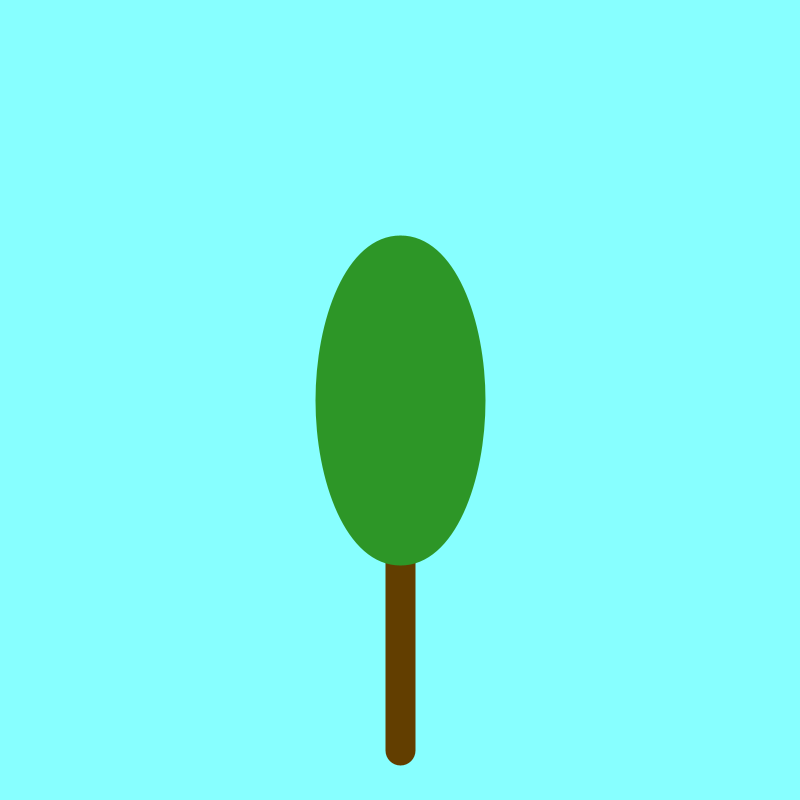
Frame 1 (no input)
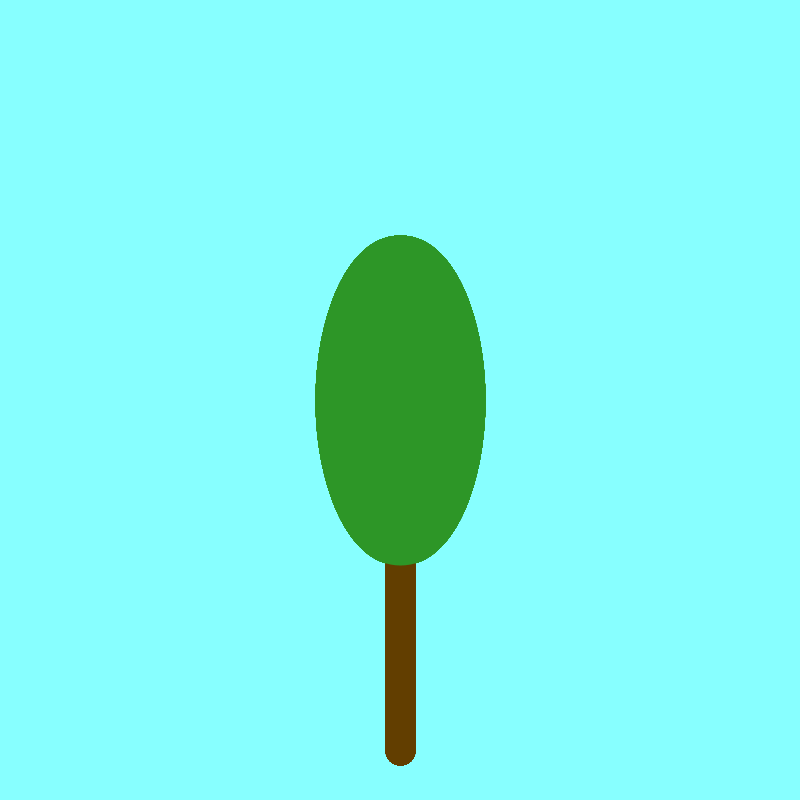
Frame 60 (the mouse pressed at the canvas centre just before this capture)
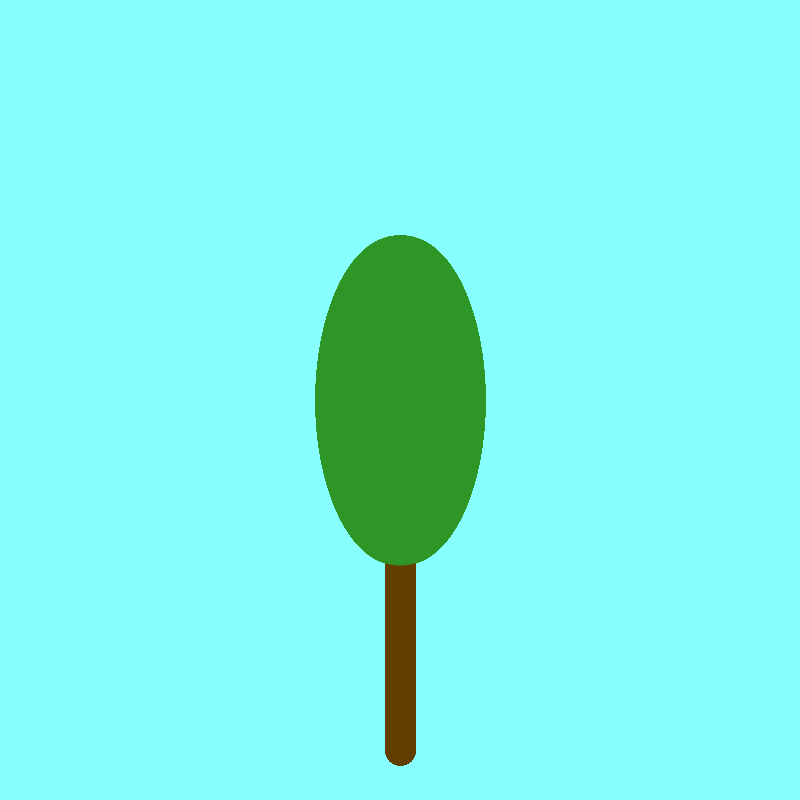
Frame 120 (the mouse held since frame 60 and released just before this capture)

The Processing sketch that drew these frames (run headless with seeded random() and noise(); from frame 60 on, the mouse is pressed at the canvas centre):

// Processing sketch: H09Opd9
// ── H09Opd9.pde
void setup (){
  size(800,800);
  background(135,255,255);
}

void tree(int x1,int y1,int y2){
 stroke(98,62,0);
 strokeWeight(30);
 line(x1,y1,x1,y2);
 fill(45,150,39);
 stroke(45,150,39);
 ellipse(400,400,140,300);
 
}

void draw(){
  tree(400,500,750);
}
